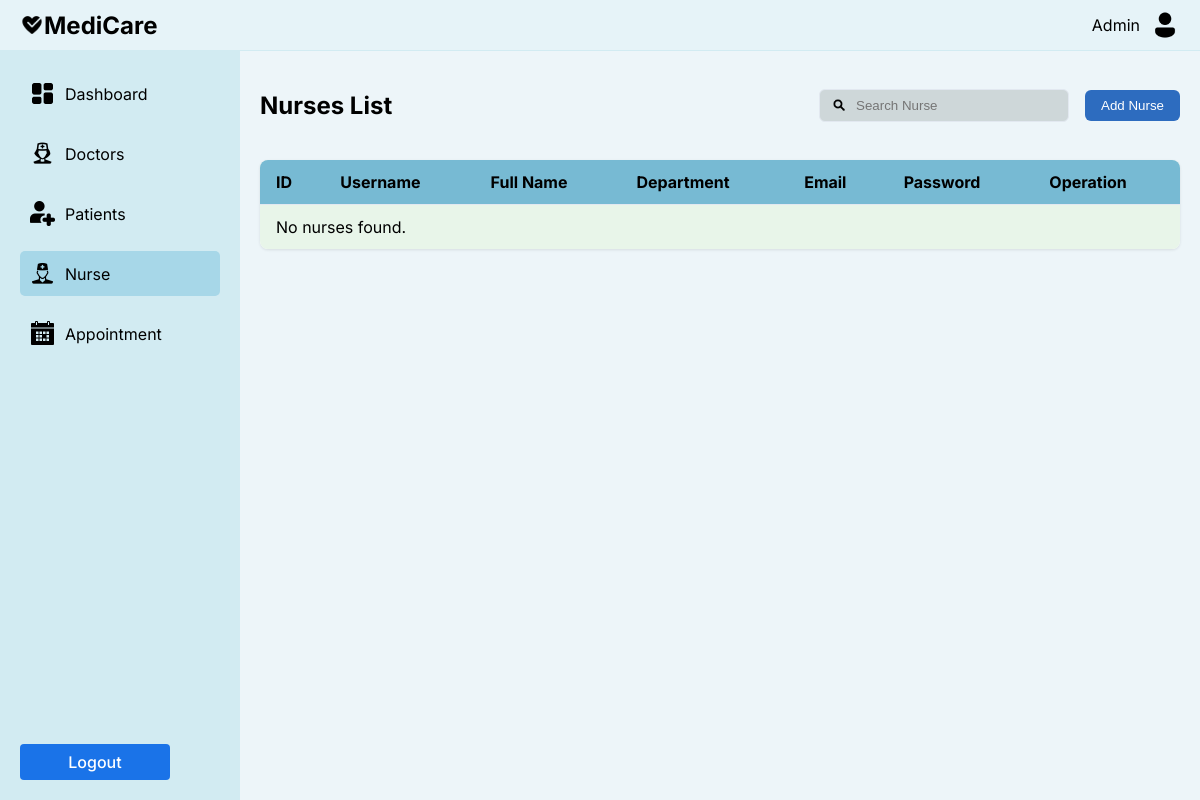
/accounts/ad_nurse/, run on an earlier commit of the app's database.
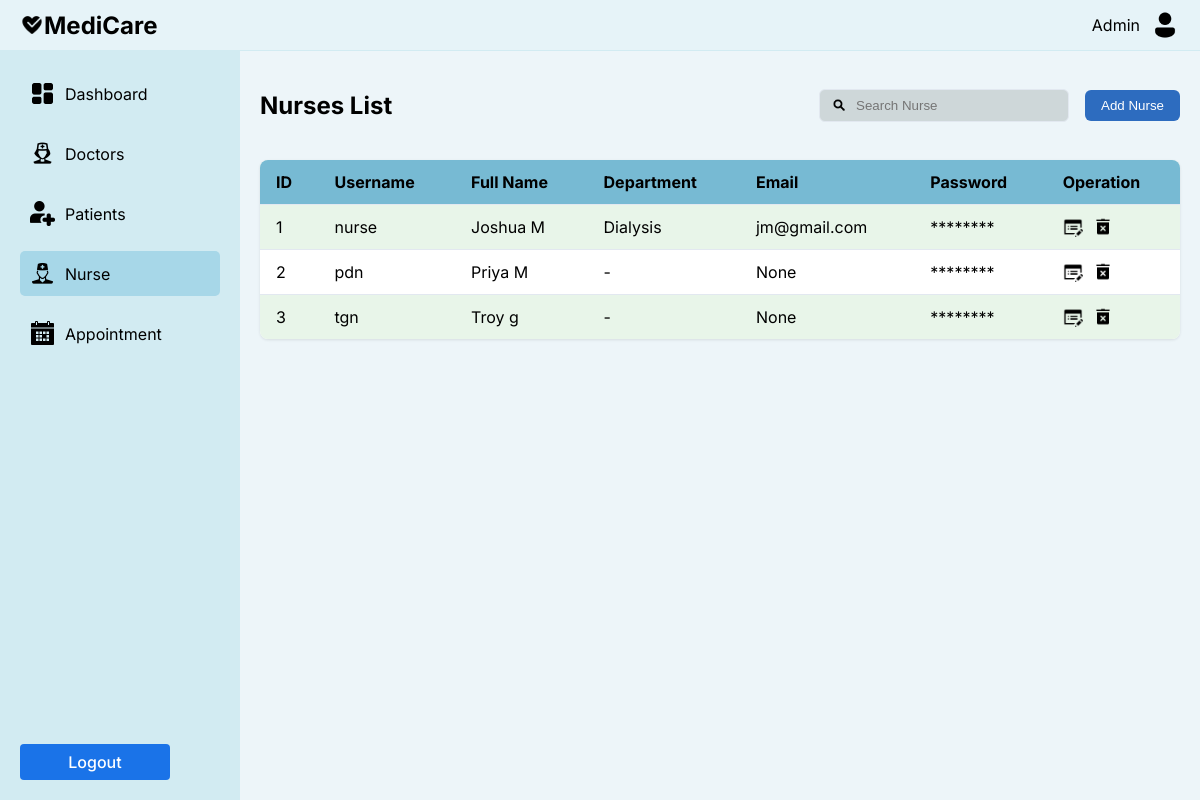
And on a later commit of the database.
### accounts/models.py (models this page shows, shortened)
class NurseReg(models.Model):
    user = models.OneToOneField(User, on_delete=models.CASCADE)
    full_name = models.CharField(max_length=100)
    mobile_number = models.CharField(max_length=15)
    email = models.EmailField(null=True, blank=True)  # Allow null and blank
    gender = models.CharField(max_length=10,  null=True, blank=True)
    age = models.IntegerField()
    department = models.CharField(max_length=100)
    qualification = models.CharField(max_length=100)
    blood_group = models.CharField(max_length=5, null=True, blank=True)

class User(AbstractUser):
    PATIENT = 'patient'
    DOCTOR = 'doctor'
    NURSE = 'nurse'
    ADMIN = 'admin'
    ROLE_CHOICES = [
        (PATIENT, 'Patient'),
        (DOCTOR, 'Doctor'),
        (NURSE, 'Nurse'),
        (ADMIN, 'Admin'),
    ]
    role = models.CharField(max_length=10, choices=ROLE_CHOICES, default=PATIENT)

### accounts/views.py (the view)
# urls.py: path('ad_nurse/', views.ad_nurse, name='ad_nurse'),
def ad_nurse(request):
    nurses = NurseReg.objects.all()
    context = {
        'nurses': nurses,
    }
    return render(request, 'accounts/ad_nurse.html', context)

### accounts/context_processors.py (called while the page is built)
def media_url(request):
    return {
        'MEDIA_URL': settings.MEDIA_URL,
    }

### templates/accounts/ad_nurse.html (shortened to what the changed rows need)
<!DOCTYPE html>
<html lang="en">
<head>
</head>
<body>
    <div class="container">
        <div class="content">
            <div class="main-content">
                <div class="section-header">
                    <h2>Nurses List</h2>
                </div>
                <div class="table-container">
                    <table>
                        <thead>
                            <tr>
                                <th>ID</th>
                                <th>Username</th>
                                <th>Full Name</th>
                                <th>Department</th>
                                <th>Email</th>
                                <th>Password</th>
                                <th>Operation</th>
                            </tr>
                        </thead>
                        <tbody>
                            {% for nurse in nurses %}
                            <tr>
                                <td>{{ forloop.counter }}</td>
                                <td>{{ nurse.user.username }}</td>
                                <td>{{ nurse.full_name }}</td>
                                <td>{{ nurse.department |default:"-" }}</td>
                                <td>{{ nurse.email |default:"-"}}</td>
                                <td>********</td>
                                <td class="operation-icons">
                                    <img src="{{ MEDIA_URL }}Edit Property.png" alt="Edit" width="20" height="20"
                                         onclick="openEditNurseModal(
                                             '{{ nurse.id }}',
                                             '{{ nurse.full_name }}',
                                             '{{ nurse.mobile_number }}',
                                             '{{ nurse.email }}',
                                             '{{ nurse.gender }}',
                                             '{{ nurse.age }}',
                                             '{{ nurse.department }}',
                                             '{{ nurse.qualification }}',
                                             '{{ nurse.blood_group }}'
                                         )">
                                         <img src="{{ MEDIA_URL }}Remove.png" alt="Delete" width="20" height="20"
                                         onclick="deleteNurse('{{ nurse.id }}')">
                                </td>
                            </tr>
                            {% empty %}
                            <tr>
                                <td colspan="7">No nurses found.</td>
                            </tr>
                            {% endfor %}
                        </tbody>
                    </table>
                </div>
            </div>
        </div>
    </div>
</body>
</html>

What changed in the data, as far as the page shows it:
added NurseReg: user.username "nurse", full_name "Joshua M", department "Dialysis", email "jm@gmail.com"
added NurseReg: user.username "pdn", full_name "Priya M", department "-", email "None"
added NurseReg: user.username "tgn", full_name "Troy g", department "-", email "None"
Also different on the page:
text no longer shown: "No nurses found."
